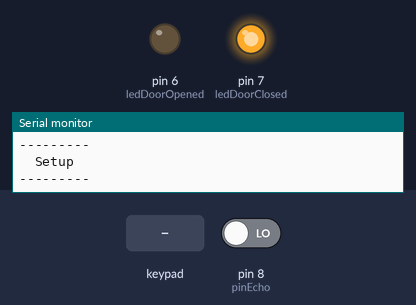
A sketch run on a simulated Arduino Uno, built with avr-gcc and run on an emulated ATmega328P. On the bench: output pins drawn as LEDs (lit = HIGH), the last lines printed to the serial monitor. Dashed ring = blinking. Inputs (shaded band) come from the test bench; at power-on: pin 8 (pinEcho) LOW. Pins used as bus, display or sensor lines are not drawn.

Above: at 1.2 s.
1.3 s: keypad keys 2 3 4 5 pressed 0.4 s apart
At 3.1 s:
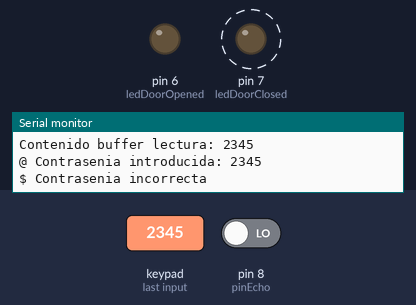
5.9 s: keypad keys 9 8 7 6 pressed 0.4 s apart
At 9.7 s:
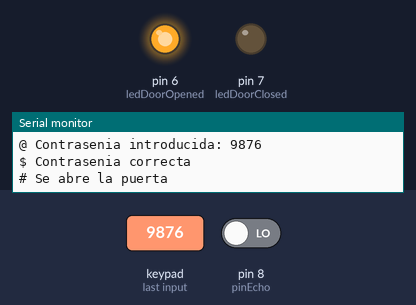
Timing chart, 0 to 11.2 s (numbered marks = the images above; inputs shaded):
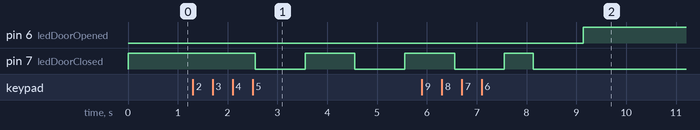

Measured:
- after the input at 1.3 s, pin 7 (ledDoorClosed): alternates HIGH for 1.0 s and LOW for 1.0 s, starting after 1.3 s
- after the input at 5.9 s, pin 6 (ledDoorOpened): LOW → HIGH after 3.2 s

The sketch:

Ejercicio2.4.ino
```cpp
/*
   Circuito disponible en Tinkercad en el siguiente enlace:
   https://www.tinkercad.com/things/2TBJ2P1Zh5X

   La sección "Código" está vacía. Hay que copiar el código de
   este fichero e introducirlo ahí para probar el funcionamiento.
*/

#include <Keypad.h>

// Pines utilizados para los estados abierto y cerrado de la puerta
const int ledDoorOpened = 6; // es un led rojo, que cuando está encendido indica puerta abierta/abriéndose
const int ledDoorClosed = 7; // es un led verde, que cuando está encendido indica puerta cerrada/cerrándose

// Teclado
const byte numRows = 4; // numero de filas del teclado
const byte numColumns = 4; // numero de columnas del teclado
// Matriz con todas las teclas del teclado
char keys[numRows][numColumns] = {
  {'1', '2', '3', 'A'},
  {'4', '5', '6', 'B'},
  {'7', '8', '9', 'C'},
  {'*', '0', '#', 'D'}
};
byte rowsPins[numRows] = {2, 3, 4, 5}; // Pines utilizados para las filas
byte columnsPins[numColumns] = {A0, A1, A2, A3}; // Pines utilizados para las columnas

// Indica el estado de la puerta (abierta/cerrada)
boolean doorIsOpened = false;
// Almacena el instante en el que se abrió la puerta en milisegundos
double timeDoorWasOpened;
// Almacena la contraseña
String password = "9876";

// Buffer de lectura en el que iremos almacenando todas las teclas que pulsa el usuario
String readingBuffer = "";

// Creamos un objeto Keypad que representa el teclado
Keypad _keypad = Keypad(makeKeymap(keys), rowsPins, columnsPins, numRows, numColumns);

// Variables para el sensor de ultrasonidos
const int pinTrig = 9;
const int pinEcho = 8;
const int distanceSomethingInFrontOfTheDoor = 10; // distancia en cm a partir de la cual se considera que hay algo delante de la puerta

void setup() {
  Serial.begin(9600);
  Serial.println("\n---------\n  Setup\n---------");

  // Salidas de los leds
  pinMode(ledDoorOpened, OUTPUT);
  pinMode(ledDoorClosed, OUTPUT);

  // Inicialmente la puerta está cerrada
  digitalWrite(ledDoorClosed, HIGH);

  // Se configuran los pines del sensor ultrasonidos
  pinMode(pinTrig, OUTPUT);
  pinMode(pinEcho, INPUT);
}

void loop() {
  // Comprobamos si la puerta está abierta y han pasado los 5 segundos
  checkIfTimeHasPassed();

  // Comprobamos si se pulsa el teclado
  checkKeystrokes();
}

void checkIfTimeHasPassed() {
  // Si la puerta está abierta y han pasado 5 segundos desde que se abrió
  if (doorIsOpened && millis() - timeDoorWasOpened >= 5000) {
    Serial.println("\n> Se acaban los 5 segundos de apertura");
    // Se intenta cerrar la puerta
    tryToCloseTheDoor();
  }
}

void checkKeystrokes() {
  // Obtenemos la tecla pulsada (devuelve '\0' si no se pulsó ninguna)
  char key = _keypad.getKey();

  // Si se pulsó alguna tecla
  if (key != '\0') {
    userHasPressedAKey(key);
  }
}

void userHasPressedAKey(char key) {
  Serial.println("Tecla pulsada: " + String(key));

  // Si la puerta está cerrada
  if (!doorIsOpened) {
    userHasPressedAKeyWhileDoorWasClosed(key);
  }
  // Si la puerta está abierta y se pulsa la tecla C
  else if (doorIsOpened && key == 'C') {
    Serial.println("\n> Se fuerza al cierre de la puerta");
    // Se intenta cerrar la puerta
    tryToCloseTheDoor();
  }
}

void userHasPressedAKeyWhileDoorWasClosed(char key) {
  // Se añade la tecla al buffer
  readingBuffer = readingBuffer + key;
  Serial.println("Contenido buffer lectura: " + readingBuffer);

  // Si se han introducido 4 teclas
  if (readingBuffer.length() == 4) {
    userHasIntroducedAPassword();
  }
}

void userHasIntroducedAPassword() {
  Serial.println("\n@ Contrasenia introducida: " + readingBuffer);

  // Si la contraseña introducida coincide con la correcta
  if (readingBuffer == password) {
    userHasIntroducedCorrectPassword();
  }
  // Si la contraseña introducida NO coincide con la correcta
  else {
    userHasIntroducedWrongPassword();
  }
}

void userHasIntroducedCorrectPassword() {
  Serial.println("\n$ Contrasenia correcta");

  // Se resetea el buffer
  readingBuffer = "";

  // Se apaga el led verde un segundo
  switchOffGreenLedFor1Second();

  // Abrimos la puerta durante 5 segundos
  openTheDoorFor5Seconds();
}

void userHasIntroducedWrongPassword() {
  Serial.println("\n$ Contrasenia incorrecta\n");

  // Se resetea el buffer
  readingBuffer = "";

  // El led verde parpadea 3 veces y se queda encendido
  blinkGreenLed3Times();
}

void openTheDoorFor5Seconds() {
  Serial.println("\n# Se abre la puerta");

  // Se encienden/apagan los leds correspondientes
  digitalWrite(ledDoorClosed, LOW);
  digitalWrite(ledDoorOpened, HIGH);

  // Se indica que la puerta está abierta y se almacena el momento en el que se abrió
  doorIsOpened = true;
  timeDoorWasOpened = millis();
}

void tryToCloseTheDoor() {
  //Si hay alguien delante de la puerta, no la podemos cerrar!
  if (somethingInFrontOfTheDoor()) {
    // Dejamos la puerta abierta otros 5 segundos
    Serial.println("# No se puede cerrar la puerta. Se deja la puerta abierta otros 5 segundos");
    timeDoorWasOpened = millis(); // se vuelve a tomar el tiempo en el que se abrió la puerta
  }
  // Si no, la cerramos
  else closeTheDoor();
}

void closeTheDoor(){
  Serial.println("# Se cierra la puerta\n");

  // Se encienden/apagan los leds correspondientes
  digitalWrite(ledDoorClosed, HIGH);
  digitalWrite(ledDoorOpened, LOW);

  // Se indica que la puerta está cerrada
  doorIsOpened = false;
}

void blinkGreenLed3Times() {
  // Durante este tiempo no se procesan las teclas pulsadas, porque no se ejecuta el método loop
  blinkGreenLed();
  delay(1000);
  blinkGreenLed();
  delay(1000);
  blinkGreenLed();
}

void blinkGreenLed() {
  switchOffGreenLedFor1Second();
  digitalWrite(ledDoorClosed, HIGH);
}

void switchOffGreenLedFor1Second() {
  // Durante este tiempo no se procesan las teclas pulsadas, porque no se ejecuta el método loop
  digitalWrite(ledDoorClosed, LOW);
  delay(1000);
}

boolean somethingInFrontOfTheDoor() {
  // Si la distancia al sensor de ultrasonidos es menor o igual que la
  // distancia a partir de la cual se considera que hay algo delante de la puerta
  if(getDistanceFromUltrasonicDistanceSensor() <= distanceSomethingInFrontOfTheDoor){
    // Hay algo delante de la puerta
    Serial.println("\n> Hay algo delante de la puerta");
    return true;
  }
  else{
    Serial.println("\n> No hay nada delante de la puerta");
    return false;
  }
}

long getDistanceFromUltrasonicDistanceSensor(){
  // Por seguridad volvemos a poner el Trig a LOW
  digitalWrite(pinTrig, LOW);
  delayMicroseconds(5);

  // Emitimos el pulso ultrasónico
  digitalWrite(pinTrig, HIGH);
  delayMicroseconds(10);

  // Medimos la longitud del pulso entrante
  long responseTime = pulseIn(pinEcho, HIGH);

  // Calculamos la distancia conociendo la velocidad
  long distance = int(0.01716 * responseTime);
  Serial.println("Distancia sensor ultrasonidos: " + String(distance) + "cm");

  return distance;
}
```
